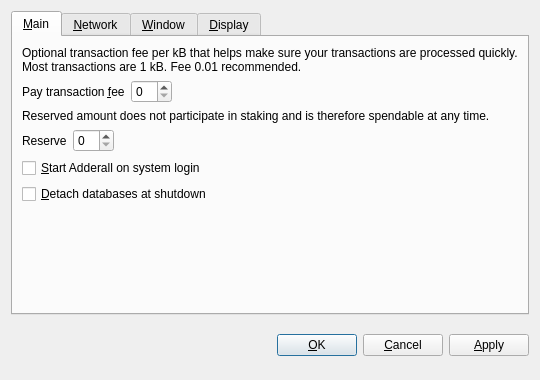
<?xml version="1.0" encoding="UTF-8"?>
<ui version="4.0">
 <class>OptionsDialog</class>
 <widget class="QDialog" name="OptionsDialog">
  <property name="geometry">
   <rect>
    <x>0</x>
    <y>0</y>
    <width>540</width>
    <height>380</height>
   </rect>
  </property>
  <property name="windowTitle">
   <string>Options</string>
  </property>
  <property name="modal">
   <bool>true</bool>
  </property>
  <layout class="QVBoxLayout" name="verticalLayout">
   <item>
    <widget class="QTabWidget" name="tabWidget">
     <property name="tabPosition">
      <enum>QTabWidget::North</enum>
     </property>
     <property name="currentIndex">
      <number>0</number>
     </property>
     <widget class="QWidget" name="tabMain">
      <attribute name="title">
       <string>&amp;Main</string>
      </attribute>
      <layout class="QVBoxLayout" name="verticalLayout_Main">
       <item>
        <widget class="QLabel" name="transactionFeeInfoLabel">
         <property name="text">
          <string>Optional transaction fee per kB that helps make sure your transactions are processed quickly. Most transactions are 1 kB. Fee 0.01 recommended.</string>
         </property>
         <property name="textFormat">
          <enum>Qt::PlainText</enum>
         </property>
         <property name="wordWrap">
          <bool>true</bool>
         </property>
        </widget>
       </item>
       <item>
        <layout class="QHBoxLayout" name="horizontalLayoutFee">
         <item>
          <widget class="QLabel" name="transactionFeeLabel">
           <property name="text">
            <string>Pay transaction &amp;fee</string>
           </property>
           <property name="textFormat">
            <enum>Qt::PlainText</enum>
           </property>
           <property name="buddy">
            <cstring>transactionFee</cstring>
           </property>
          </widget>
         </item>
         <item>
          <widget class="BitcoinAmountField" name="transactionFee"/>
         </item>
         <item>
          <spacer name="horizontalSpacerFee">
           <property name="orientation">
            <enum>Qt::Horizontal</enum>
           </property>
           <property name="sizeHint" stdset="0">
            <size>
             <width>40</width>
             <height>20</height>
            </size>
           </property>
          </spacer>
         </item>
        </layout>
       </item>
       <item>
        <widget class="QLabel" name="reserveBalanceInfoLabel">
         <property name="text">
          <string>Reserved amount does not participate in staking and is therefore spendable at any time.</string>
         </property>
         <property name="textFormat">
          <enum>Qt::PlainText</enum>
         </property>
         <property name="wordWrap">
          <bool>true</bool>
         </property>
        </widget>
       </item>
       <item>
        <layout class="QHBoxLayout" name="horizontalLayoutReserveBalance">
         <item>
          <widget class="QLabel" name="reserveBalanceLabel">
           <property name="text">
            <string>Reserve</string>
           </property>
           <property name="textFormat">
            <enum>Qt::PlainText</enum>
           </property>
           <property name="buddy">
            <cstring>reserveBalance</cstring>
           </property>
          </widget>
         </item>
         <item>
          <widget class="BitcoinAmountField" name="reserveBalance"/>
         </item>
         <item>
          <spacer name="horizontalSpacerReserveBalance">
           <property name="orientation">
            <enum>Qt::Horizontal</enum>
           </property>
           <property name="sizeHint" stdset="0">
            <size>
             <width>40</width>
             <height>20</height>
            </size>
           </property>
          </spacer>
         </item>
        </layout>
       </item>
       <item>
        <widget class="QCheckBox" name="bitcoinAtStartup">
         <property name="toolTip">
          <string>Automatically start Adderall after logging in to the system.</string>
         </property>
         <property name="text">
          <string>&amp;Start Adderall on system login</string>
         </property>
        </widget>
       </item>
       <item>
        <widget class="QCheckBox" name="detachDatabases">
         <property name="toolTip">
          <string>Detach block and address databases at shutdown. This means they can be moved to another data directory, but it slows down shutdown. The wallet is always detached.</string>
         </property>
         <property name="text">
          <string>&amp;Detach databases at shutdown</string>
         </property>
        </widget>
       </item>
       <item>
        <spacer name="verticalSpacer_Main">
         <property name="orientation">
          <enum>Qt::Vertical</enum>
         </property>
         <property name="sizeHint" stdset="0">
          <size>
           <width>20</width>
           <height>40</height>
          </size>
         </property>
        </spacer>
       </item>
      </layout>
     </widget>
     <widget class="QWidget" name="tabNetwork">
      <attribute name="title">
       <string>&amp;Network</string>
      </attribute>
      <layout class="QVBoxLayout" name="verticalLayout_Network">
       <item>
        <widget class="QCheckBox" name="mapPortUpnp">
         <property name="toolTip">
          <string>Automatically open the Adderall client port on the router. This only works when your router supports UPnP and it is enabled.</string>
         </property>
         <property name="text">
          <string>Map port using &amp;UPnP</string>
         </property>
        </widget>
       </item>
       <item>
        <widget class="QCheckBox" name="connectSocks">
         <property name="toolTip">
          <string>Connect to the Adderall network through a SOCKS proxy (e.g. when connecting through Tor).</string>
         </property>
         <property name="text">
          <string>&amp;Connect through SOCKS proxy:</string>
         </property>
        </widget>
       </item>
       <item>
        <layout class="QHBoxLayout" name="horizontalLayout_Network">
         <item>
          <widget class="QLabel" name="proxyIpLabel">
           <property name="text">
            <string>Proxy &amp;IP:</string>
           </property>
           <property name="textFormat">
            <enum>Qt::PlainText</enum>
           </property>
           <property name="buddy">
            <cstring>proxyIp</cstring>
           </property>
          </widget>
         </item>
         <item>
          <widget class="QValidatedLineEdit" name="proxyIp">
           <property name="maximumSize">
            <size>
             <width>140</width>
             <height>16777215</height>
            </size>
           </property>
           <property name="toolTip">
            <string>IP address of the proxy (e.g. 127.0.0.1)</string>
           </property>
          </widget>
         </item>
         <item>
          <widget class="QLabel" name="proxyPortLabel">
           <property name="text">
            <string>&amp;Port:</string>
           </property>
           <property name="textFormat">
            <enum>Qt::PlainText</enum>
           </property>
           <property name="buddy">
            <cstring>proxyPort</cstring>
           </property>
          </widget>
         </item>
         <item>
          <widget class="QLineEdit" name="proxyPort">
           <property name="maximumSize">
            <size>
             <width>55</width>
             <height>16777215</height>
            </size>
           </property>
           <property name="toolTip">
            <string>Port of the proxy (e.g. 9050)</string>
           </property>
          </widget>
         </item>
         <item>
          <widget class="QLabel" name="socksVersionLabel">
           <property name="text">
            <string>SOCKS &amp;Version:</string>
           </property>
           <property name="textFormat">
            <enum>Qt::PlainText</enum>
           </property>
           <property name="buddy">
            <cstring>socksVersion</cstring>
           </property>
          </widget>
         </item>
         <item>
          <widget class="QValueComboBox" name="socksVersion">
           <property name="toolTip">
            <string>SOCKS version of the proxy (e.g. 5)</string>
           </property>
          </widget>
         </item>
         <item>
          <spacer name="horizontalSpacer_Network">
           <property name="orientation">
            <enum>Qt::Horizontal</enum>
           </property>
           <property name="sizeHint" stdset="0">
            <size>
             <width>40</width>
             <height>20</height>
            </size>
           </property>
          </spacer>
         </item>
        </layout>
       </item>
       <item>
        <spacer name="verticalSpacer_Network">
         <property name="orientation">
          <enum>Qt::Vertical</enum>
         </property>
         <property name="sizeHint" stdset="0">
          <size>
           <width>20</width>
           <height>40</height>
          </size>
         </property>
        </spacer>
       </item>
      </layout>
     </widget>
     <widget class="QWidget" name="tabWindow">
      <attribute name="title">
       <string>&amp;Window</string>
      </attribute>
      <layout class="QVBoxLayout" name="verticalLayout_Window">
       <item>
        <widget class="QCheckBox" name="minimizeToTray">
         <property name="toolTip">
          <string>Show only a tray icon after minimizing the window.</string>
         </property>
         <property name="text">
          <string>&amp;Minimize to the tray instead of the taskbar</string>
         </property>
        </widget>
       </item>
       <item>
        <widget class="QCheckBox" name="minimizeOnClose">
         <property name="toolTip">
          <string>Minimize instead of exit the application when the window is closed. When this option is enabled, the application will be closed only after selecting Quit in the menu.</string>
         </property>
         <property name="text">
          <string>M&amp;inimize on close</string>
         </property>
        </widget>
       </item>
       <item>
        <spacer name="verticalSpacer_Window">
         <property name="orientation">
          <enum>Qt::Vertical</enum>
         </property>
         <property name="sizeHint" stdset="0">
          <size>
           <width>20</width>
           <height>40</height>
          </size>
         </property>
        </spacer>
       </item>
      </layout>
     </widget>
     <widget class="QWidget" name="tabDisplay">
      <attribute name="title">
       <string>&amp;Display</string>
      </attribute>
      <layout class="QVBoxLayout" name="verticalLayout_Display">
       <item>
        <layout class="QHBoxLayout" name="horizontalLayout_1_Display">
         <item>
          <widget class="QLabel" name="langLabel">
           <property name="text">
            <string>User Interface &amp;language:</string>
           </property>
           <property name="textFormat">
            <enum>Qt::PlainText</enum>
           </property>
           <property name="buddy">
            <cstring>lang</cstring>
           </property>
          </widget>
         </item>
         <item>
          <widget class="QValueComboBox" name="lang">
           <property name="toolTip">
            <string>The user interface language can be set here. This setting will take effect after restarting Adderall.</string>
           </property>
          </widget>
         </item>
        </layout>
       </item>
       <item>
        <layout class="QHBoxLayout" name="horizontalLayout_2_Display">
         <item>
          <widget class="QLabel" name="unitLabel">
           <property name="text">
            <string>&amp;Unit to show amounts in:</string>
           </property>
           <property name="textFormat">
            <enum>Qt::PlainText</enum>
           </property>
           <property name="buddy">
            <cstring>unit</cstring>
           </property>
          </widget>
         </item>
         <item>
          <widget class="QValueComboBox" name="unit">
           <property name="toolTip">
            <string>Choose the default subdivision unit to show in the interface and when sending coins.</string>
           </property>
          </widget>
         </item>
        </layout>
       </item>
       <item>
        <widget class="QCheckBox" name="displayAddresses">
         <property name="toolTip">
          <string>Whether to show Adderall addresses in the transaction list or not.</string>
         </property>
         <property name="text">
          <string>&amp;Display addresses in transaction list</string>
         </property>
        </widget>
       </item>
       <item>
        <widget class="QCheckBox" name="coinControlFeatures">
         <property name="toolTip">
          <string>Whether to show coin control features or not.</string>
         </property>
         <property name="text">
          <string>Display coin &amp;control features (experts only!)</string>
         </property>
        </widget>
       </item>
       <item>
        <spacer name="verticalSpacer_Display">
         <property name="orientation">
          <enum>Qt::Vertical</enum>
         </property>
         <property name="sizeHint" stdset="0">
          <size>
           <width>20</width>
           <height>40</height>
          </size>
         </property>
        </spacer>
       </item>
      </layout>
     </widget>
    </widget>
   </item>
   <item>
    <layout class="QHBoxLayout" name="horizontalLayout_Buttons">
     <item>
      <spacer name="horizontalSpacer_1">
       <property name="orientation">
        <enum>Qt::Horizontal</enum>
       </property>
       <property name="sizeHint" stdset="0">
        <size>
         <width>40</width>
         <height>48</height>
        </size>
       </property>
      </spacer>
     </item>
     <item>
      <widget class="QLabel" name="statusLabel">
       <property name="font">
        <font>
         <weight>75</weight>
         <bold>true</bold>
        </font>
       </property>
       <property name="text">
        <string/>
       </property>
       <property name="textFormat">
        <enum>Qt::PlainText</enum>
       </property>
       <property name="wordWrap">
        <bool>true</bool>
       </property>
      </widget>
     </item>
     <item>
      <spacer name="horizontalSpacer_2">
       <property name="orientation">
        <enum>Qt::Horizontal</enum>
       </property>
       <property name="sizeHint" stdset="0">
        <size>
         <width>40</width>
         <height>48</height>
        </size>
       </property>
      </spacer>
     </item>
     <item>
      <widget class="QPushButton" name="okButton">
       <property name="text">
        <string>&amp;OK</string>
       </property>
      </widget>
     </item>
     <item>
      <widget class="QPushButton" name="cancelButton">
       <property name="text">
        <string>&amp;Cancel</string>
       </property>
       <property name="autoDefault">
        <bool>false</bool>
       </property>
      </widget>
     </item>
     <item>
      <widget class="QPushButton" name="applyButton">
       <property name="text">
        <string>&amp;Apply</string>
       </property>
       <property name="autoDefault">
        <bool>false</bool>
       </property>
      </widget>
     </item>
    </layout>
   </item>
  </layout>
 </widget>
 <customwidgets>
  <customwidget>
   <class>BitcoinAmountField</class>
   <extends>QSpinBox</extends>
   <header>bitcoinamountfield.h</header>
  </customwidget>
  <customwidget>
   <class>QValueComboBox</class>
   <extends>QComboBox</extends>
   <header>qvaluecombobox.h</header>
  </customwidget>
  <customwidget>
   <class>QValidatedLineEdit</class>
   <extends>QLineEdit</extends>
   <header>qvalidatedlineedit.h</header>
  </customwidget>
 </customwidgets>
 <resources/>
 <connections/>
</ui>
